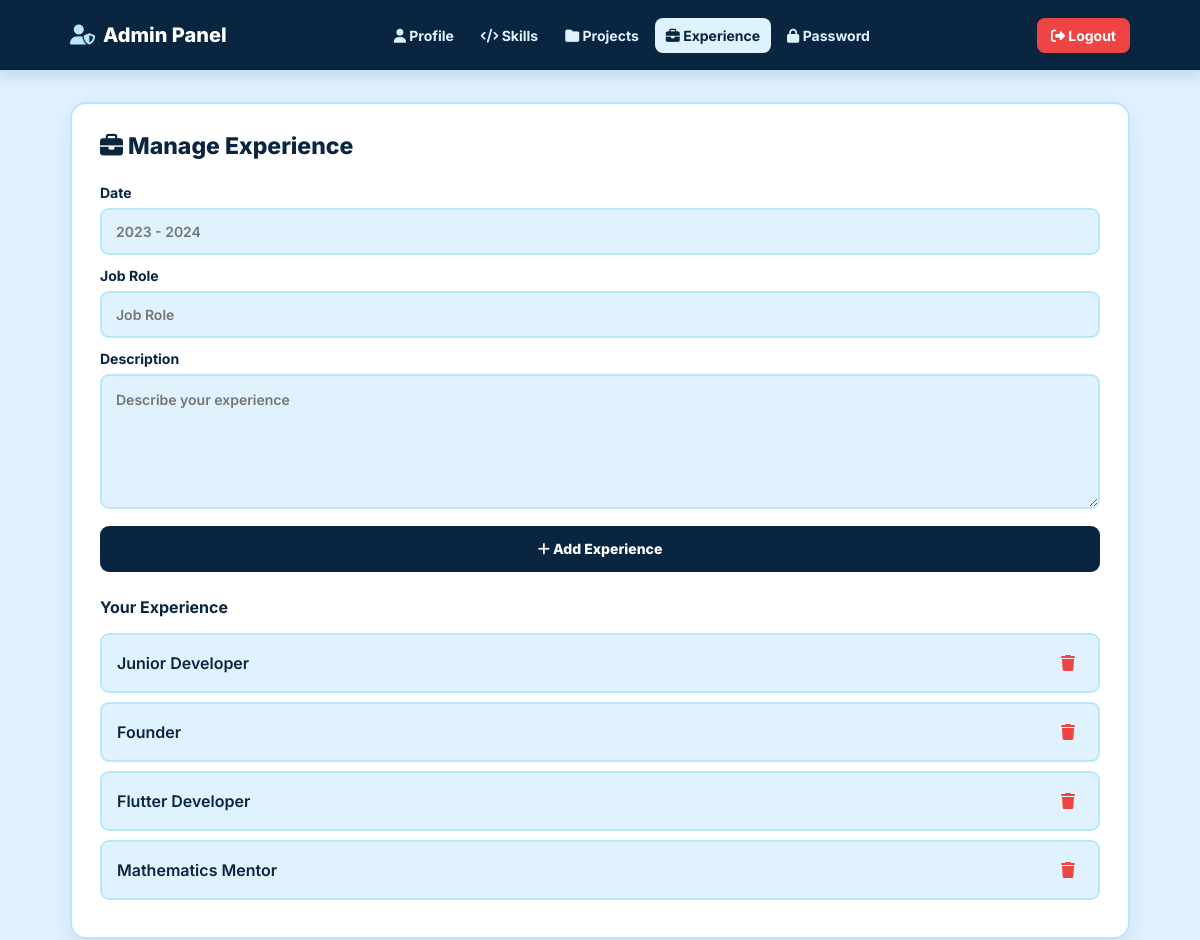
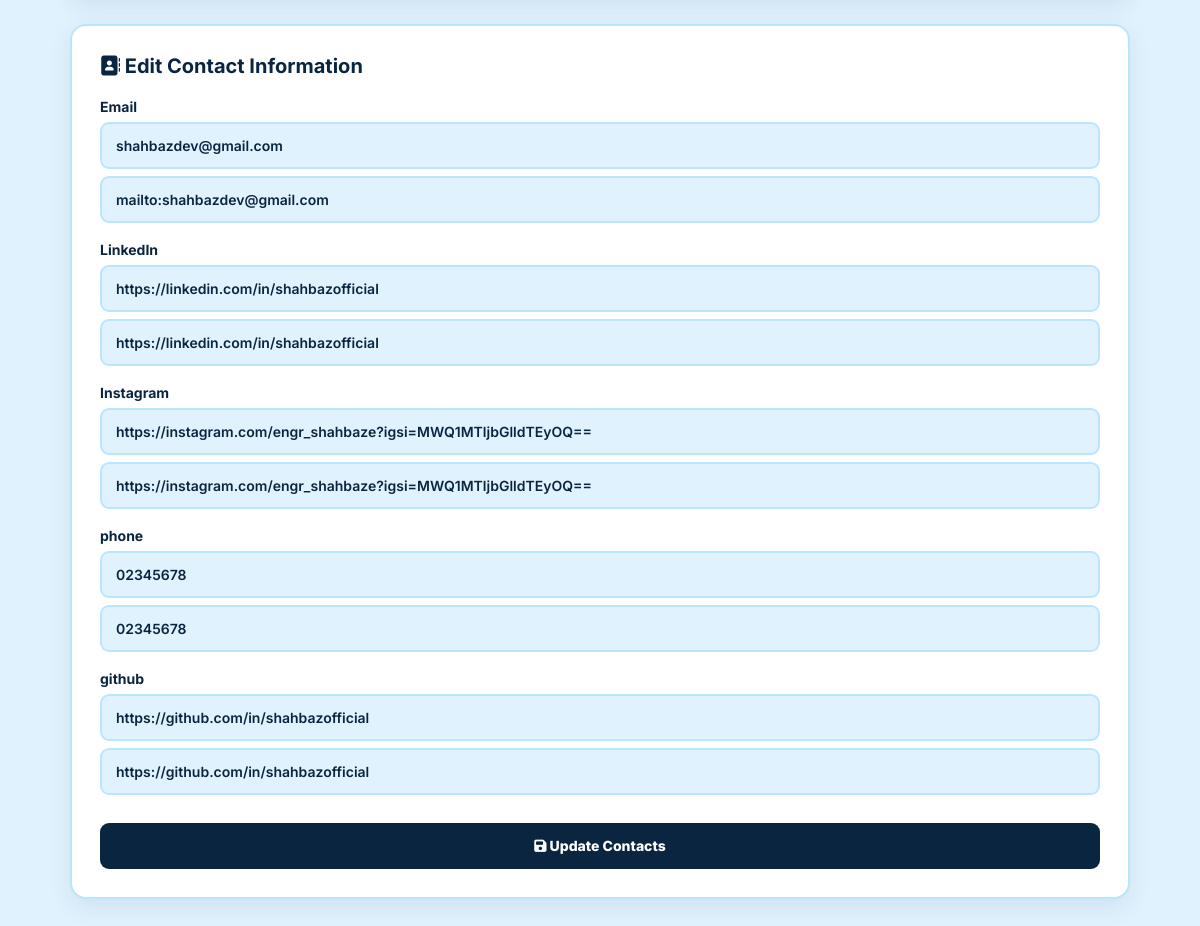
Screenshot of /admin/dashboard.php?tab=experience (signed in) with the database file from the repository (2 pictures, top to bottom).
### tables this page shows
CREATE TABLE `experience` (
  `id` int(10) UNSIGNED NOT NULL,
  `date` varchar(100) DEFAULT NULL,
  `role` varchar(255) NOT NULL,
  `company` varchar(255) NOT NULL,
  `description` text DEFAULT NULL
);

CREATE TABLE `contact` (
  `id` int(10) UNSIGNED NOT NULL,
  `type` varchar(100) NOT NULL,
  `value` varchar(255) NOT NULL,
  `link` varchar(500) DEFAULT NULL
);

### admin/includes/functions.php (called while the page is built, shortened)
<?php
function getExperience($conn){
    return $conn->query("SELECT * FROM experience ORDER BY id DESC");
}
function getContact($conn){
    return $conn->query("SELECT * FROM contact ORDER BY id ASC");
}
?>

### admin/dashboard.php (the view, shortened to what this page needs)
<?php
require_once 'includes/functions.php';
$active_tab = $_GET['tab'] ?? 'info';
?>
<!DOCTYPE html>
<html lang="en">
<head>
<link
    rel="stylesheet"
    href="https://cdnjs.cloudflare.com/ajax/libs/font-awesome/6.5.2/css/all.min.css"
>
</head>
<body>
<header class="header">
    <div class="container nav">
        <div class="logo">
            <i class="fa-solid fa-user-shield"></i>
            Admin Panel
        </div>
        <ul class="nav-menu" id="navMenu">
            <li>
                <a
                    href="?tab=info"
                    class="<?= $active_tab == 'info' ? 'active' : '' ?>"
                >
                    <i class="fa-solid fa-user"></i>
                    Profile
                </a>
            </li>
            <li>
                <a
                    href="?tab=skills"
                    class="<?= $active_tab == 'skills' ? 'active' : '' ?>"
                >
                    <i class="fa-solid fa-code"></i>
                    Skills
                </a>
            </li>
            <li>
                <a
                    href="?tab=projects"
                    class="<?= $active_tab == 'projects' ? 'active' : '' ?>"
                >
                    <i class="fa-solid fa-folder"></i>
                    Projects
                </a>
            </li>
            <li>
                <a
                    href="?tab=experience"
                    class="<?= $active_tab == 'experience' ? 'active' : '' ?>"
                >
                    <i class="fa-solid fa-briefcase"></i>
                    Experience
                </a>
            </li>
            <li>
                <a
                    href="?tab=password"
                    class="<?= $active_tab == 'password' ? 'active' : '' ?>"
                >
                    <i class="fa-solid fa-lock"></i>
                    Password
                </a>
            </li>
        </ul>
        <a
            href="logout.php"
            class="logout"
            id="logoutButton"
        >
            <i class="fa-solid fa-right-from-bracket"></i>
            Logout
        </a>
    </div>
</header>
<div class="container content">
    <div class="box">
        <div
            class="tab-content <?= $active_tab == 'experience' ? 'active' : '' ?>"
        >
            <h2>
                <i class="fa-solid fa-briefcase"></i>
                Manage Experience
            </h2>
            <form method="POST">
                <label>Date</label>
                <input
                    name="date"
                    placeholder="2023 - 2024"
                    required
                >
                <label>Job Role</label>
                <input
                    name="role"
                    placeholder="Job Role"
                    required
                >
                <label>Description</label>
                <textarea
                    name="desc"
                    rows="5"
                    placeholder="Describe your experience"
                ></textarea>
                <button
                    type="submit"
                    class="btn"
                    name="add_exp"
                >
                    <i class="fa-solid fa-plus"></i>
                    Add Experience
                </button>
            </form>
            <h3 style="margin-top:25px;">
                Your Experience
            </h3>
            <?php
            $exp = getExperience($conn);
            while ($e = $exp->fetch_assoc()):
            ?>
                <div class="item">
                    <span>
                        <?= htmlspecialchars($e['role']) ?>
                    </span>
                    <a
                        href="?delete=1&table=experience&id=<?= intval($e['id']) ?>&tab=experience"
                        onclick="return confirm('Delete this experience?');"
                        title="Delete Experience"
                    >
                        <i class="fa-solid fa-trash"></i>
                    </a>
                </div>
            <?php endwhile; ?>
        </div>
    </div>
    <div class="card contact-card">
        <h3>
            <i class="fa-solid fa-address-book"></i>
            Edit Contact Information
        </h3>
        <?php
        $contact = getContact($conn);
        ?>
        <form method="POST">
            <?php while ($c = $contact->fetch_assoc()): ?>
                <div class="contact-group">
                    <label>
                        <?= htmlspecialchars($c['type']) ?>
                    </label>
                    <input
                        type="text"
                        name="value[]"
                        value="<?= htmlspecialchars($c['value']) ?>"
                        placeholder="Display Text"
                        required
                    >
                    <input
                        type="text"
                        name="link[]"
                        value="<?= htmlspecialchars($c['link']) ?>"
                        placeholder="Link: mailto: or https://"
                        required
                    >
                </div>
            <?php endwhile; ?>
            <button
                type="submit"
                name="update_contact"
                class="btn"
            >
                <i class="fa-solid fa-save"></i>
                Update Contacts
            </button>
        </form>
    </div>
</div>
</body>
</html>

### admin/dashboard.php (style rules this page uses)
:root { --navy: #0a2540; --navy-light: #123b63; --blue: #1e3a8a; --baby: #e0f2fe; --baby-dark: #bae6fd; --text-dark: #0a2540; --text-muted: #526579; --white: #ffffff; --danger: #ef4444; --success: #22c55e; --shadow: 0 8px 25px rgba(10, 37, 64, 0.08); }
* { box-sizing: border-box; }
html { scroll-behavior: smooth; }
body { margin: 0; background: var(--baby); color: var(--text-dark); font-family: 'Inter', sans-serif; min-height: 100vh; overflow-x: hidden; }
a { -webkit-tap-highlight-color: transparent; }
.container { width: 100%; max-width: 1100px; margin: 0 auto; padding-left: 20px; padding-right: 20px; }
.header { background: var(--navy); border-bottom: 2px solid var(--baby-dark); position: sticky; top: 0; z-index: 1000; box-shadow: 0 4px 15px rgba(10, 37, 64, 0.15); }
.nav { min-height: 70px; display: flex; align-items: center; justify-content: space-between; gap: 20px; padding-top: 10px; padding-bottom: 10px; }
.logo { font-size: 20px; font-weight: 800; color: var(--white); white-space: nowrap; display: flex; align-items: center; gap: 8px; }
.logo i { color: var(--baby-dark); }
.nav-menu { list-style: none; display: flex; align-items: center; justify-content: center; gap: 5px; margin: 0; padding: 0; }
.nav-menu li { margin: 0; }
.nav-menu a { color: var(--baby); text-decoration: none; font-weight: 700; font-size: 14px; padding: 9px 11px; border-radius: 8px; display: block; transition: 0.25s ease; white-space: nowrap; }
.nav-menu a.active, .nav-menu a:hover { background: var(--baby); color: var(--navy); }
.logout { color: var(--white); text-decoration: none; background: var(--danger); padding: 9px 14px; border-radius: 8px; font-weight: 700; font-size: 14px; white-space: nowrap; transition: 0.25s ease; }
.content { padding-top: 30px; padding-bottom: 40px; }
.box, .card { background: var(--white); padding: 28px; border-radius: 16px; border: 2px solid var(--baby-dark); box-shadow: var(--shadow); width: 100%; }
.tab-content { display: none; }
.tab-content.active { display: block; animation: fadeIn 0.35s ease; }
.box h2 { color: var(--navy); margin-top: 0; margin-bottom: 22px; font-size: 23px; line-height: 1.3; font-weight: 800; }
.box h3, .card h3 { color: var(--navy); font-size: 16px; font-weight: 700; }
form { width: 100%; }
input, textarea { width: 100%; padding: 13px 14px; margin: 7px 0; background: var(--baby); border: 2px solid var(--baby-dark); color: var(--text-dark); border-radius: 9px; font-family: inherit; font-size: 14px; font-weight: 600; transition: 0.25s ease; display: block; }
textarea { resize: vertical; min-height: 100px; line-height: 1.5; }
label { display: block; font-size: 14px; color: var(--navy); font-weight: 700; margin-top: 12px; }
.btn { padding: 13px 16px; background: var(--navy); color: var(--white); border: none; font-family: inherit; font-size: 14px; font-weight: 800; border-radius: 9px; cursor: pointer; width: 100%; margin-top: 10px; min-height: 46px; transition: 0.25s ease; }
.item { background: var(--baby); padding: 13px 15px; border-radius: 9px; margin: 9px 0; display: flex; justify-content: space-between; align-items: center; gap: 15px; border: 2px solid var(--baby-dark); font-weight: 600; min-height: 48px; overflow-wrap: anywhere; }
.item a { color: var(--danger); text-decoration: none; font-weight: 800; flex-shrink: 0; padding: 5px 8px; }
.contact-card { margin-top: 25px; }
.contact-card h3 { margin-top: 0; margin-bottom: 20px; font-size: 20px; }
.contact-group { margin-bottom: 18px; }
.contact-group label { margin-bottom: 4px; }

### rows the page displays
experience: role "Junior Developer"
experience: role "Founder"
experience: role "Flutter Developer"
experience: role "Mathematics Mentor"
contact: type "Email", value "shahbazdev@gmail.com", link "mailto:shahbazdev@gmail.com"
contact: type "LinkedIn", value "https://linkedin.com/in/shahbazofficial", link "https://linkedin.com/in/shahbazofficial"
contact: type "Instagram", value "https://instagram.com/engr_shahbaze?igsi=MWQ1MTljbGlldTEyOQ==", link "https://instagram.com/engr_shahbaze?igsi=MWQ1MTljbGlldTEyOQ=="
contact: type "phone", value "02345678", link "02345678"
contact: type "github", value "https://github.com/in/shahbazofficial", link "https://github.com/in/shahbazofficial"
